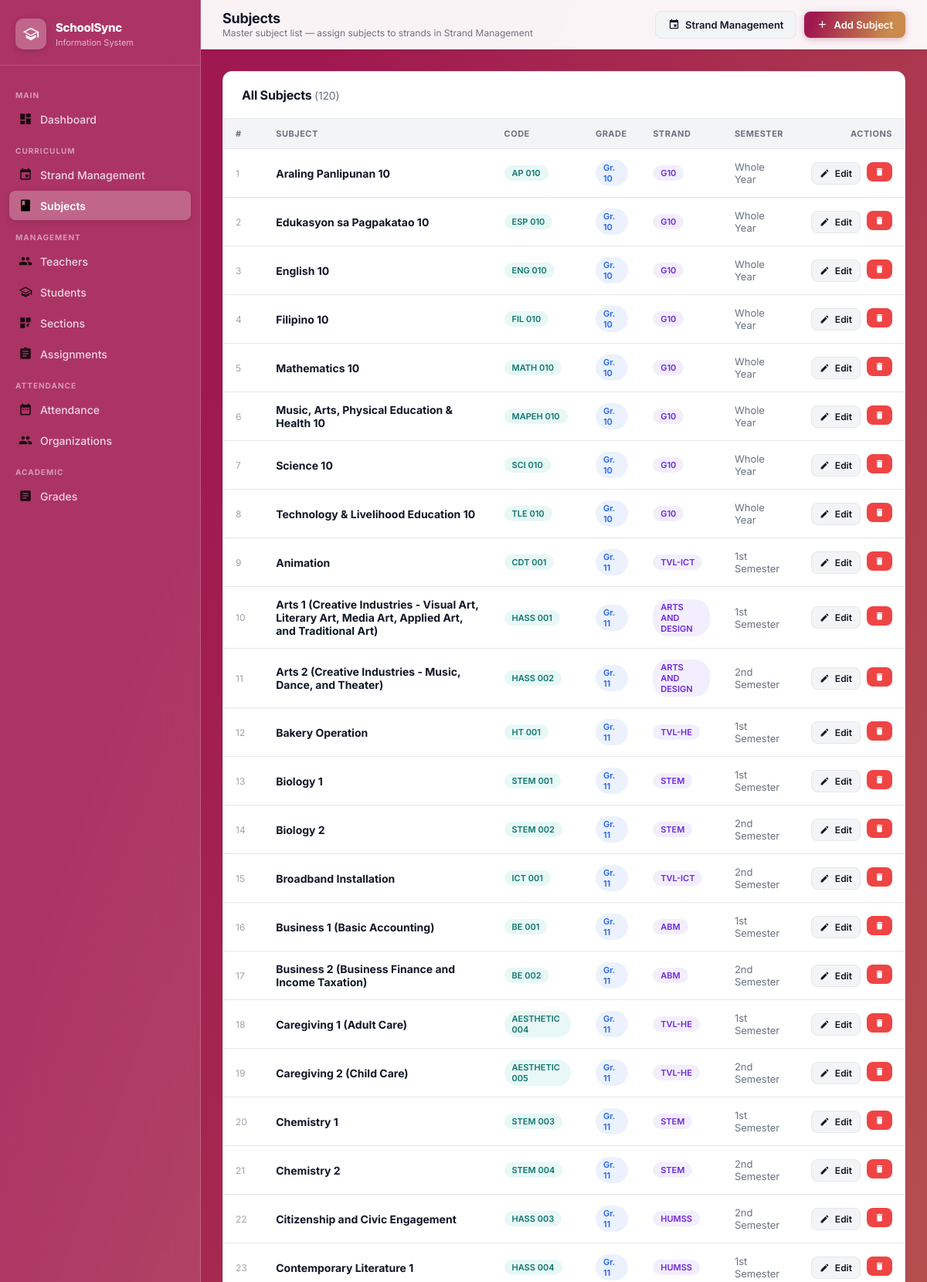
Page /subjects (signed in, upper part) on the committed database.
### tables this page shows
CREATE TABLE subjects (
        id INTEGER PRIMARY KEY AUTOINCREMENT,
        subject_code TEXT NOT NULL, subject_name TEXT NOT NULL,
        grade_level TEXT NOT NULL, strand TEXT, semester TEXT);

### app.py (the view)
@app.route('/subjects')
@login_required
def subjects():
    conn = get_db()
    slist = conn.execute("SELECT * FROM subjects ORDER BY grade_level,subject_name").fetchall()
    conn.close()
    return render_template('subjects.html', subjects=slist)

### app.py (called while the page is built)
def get_db():
    conn = sqlite3.connect(DATABASE)
    conn.row_factory = sqlite3.Row
    conn.execute("PRAGMA foreign_keys = ON")
    return conn

def login_required(f):
    @wraps(f)
    def decorated(*args, **kwargs):
        if 'admin_id' not in session:
            return redirect(url_for('login'))
        return f(*args, **kwargs)
    return decorated

### templates/subjects.html (shortened to what this page needs)
{% extends "layout.html" %}
{% block page_title %}Subjects{% endblock %}
{% block page_subtitle %}Master subject list — assign subjects to strands in Strand Management{% endblock %}
{% block header_actions %}
  <a href="{{ url_for('strands') }}" class="btn btn-secondary">
    <svg viewBox="0 0 24 24" fill="currentColor"><path d="M17 12h-5v5h5v-5zM16 1v2H8V1H6v2H5c-1.11 0-1.99.9-1.99 2L3 19c0 1.1.89 2 2 2h14c1.1 0 2-.9 2-2V5c0-1.1-.9-2-2-2h-1V1h-2zm3 18H5V8h14v11z"/></svg>
    Strand Management
  </a>
  <button class="btn btn-primary" onclick="openModal('addSubjectModal')">
    <svg viewBox="0 0 24 24" fill="currentColor"><path d="M19 13h-6v6h-2v-6H5v-2h6V5h2v6h6v2z"/></svg>
    Add Subject
  </button>
{% endblock %}
{% block content %}
<div class="content-card">
  <div class="card-header">
    <h2>All Subjects <span style="font-weight:400;color:#6b7280;font-size:14px;">({{ subjects|length }})</span></h2>
  </div>
  {% if subjects %}
  <div class="data-table-wrap">
    <table class="data-table">
      <thead>
        <tr>
          <th>#</th>
          <th>Subject</th>
          <th>Code</th>
          <th>Grade</th>
          <th>Strand</th>
          <th>Semester</th>
          <th style="text-align:right;">Actions</th>
        </tr>
      </thead>
      <tbody>
        {% for s in subjects %}
        <tr>
          <td style="color:#9ca3af;font-size:12px;">{{ loop.index }}</td>
          <td><strong>{{ s.subject_name }}</strong></td>
          <td><span class="badge badge-section">{{ s.subject_code }}</span></td>
          <td><span class="badge badge-grade">Gr. {{ s.grade_level }}</span></td>
          <td>
            {% if s.strand %}
              <span class="badge badge-strand">{{ s.strand }}</span>
            {% else %}
              <span style="color:var(--text-muted);">—</span>
            {% endif %}
          </td>
          <td style="color:var(--text-secondary);font-size:13px;">{{ s.semester or '—' }}</td>
          <td style="text-align:right;">
            <div style="display:flex;gap:8px;justify-content:flex-end;">
              <button class="btn btn-secondary btn-sm" onclick="editSubject({{ s.id }})">
                <svg viewBox="0 0 24 24" fill="currentColor"><path d="M3 17.25V21h3.75L17.81 9.94l-3.75-3.75L3 17.25zM20.71 7.04c.39-.39.39-1.02 0-1.41l-2.34-2.34c-.39-.39-1.02-.39-1.41 0l-1.83 1.83 3.75 3.75 1.83-1.83z"/></svg>
                Edit
              </button>
              <form id="del-sub-{{ s.id }}" method="POST" action="{{ url_for('delete_subject', sid=s.id) }}" style="display:inline;">
                <button type="button" class="btn btn-danger btn-sm" onclick="confirmDelete('del-sub-{{ s.id }}')">
                  <svg viewBox="0 0 24 24" fill="currentColor"><path d="M6 19c0 1.1.9 2 2 2h8c1.1 0 2-.9 2-2V7H6v12zM19 4h-3.5l-1-1h-5l-1 1H5v2h14V4z"/></svg>
                </button>
              </form>
            </div>
          </td>
        </tr>
        {% endfor %}
      </tbody>
    </table>
  </div>
  {% else %}
  <div class="empty-state">
    <svg viewBox="0 0 24 24" fill="currentColor"><path d="M18 2H6c-1.1 0-2 .9-2 2v16c0 1.1.9 2 2 2h12c1.1 0 2-.9 2-2V4c0-1.1-.9-2-2-2zM6 4h5v8l-2.5-1.5L6 12V4z"/></svg>
    <h3>No subjects yet</h3>
    <p>Click "Add Subject" to build your master subject list</p>
  </div>
  {% endif %}
</div>
{% endblock %}

### static/css/style.css (style rules this page uses)
:root { --brand-gradient: linear-gradient(109deg, rgba(160,24,80,1) 11.2%, rgba(201,138,75,1) 81.7%); --blue-course: linear-gradient(90deg, rgba(46,129,211,1) 0%, rgba(25,70,171,1) 100%); --teal-course: linear-gradient(90deg, rgba(76,187,149,1) 0%, rgba(38,117,105,1) 100%); --yellow-course: linear-gradient(90deg, rgba(241,218,0,1) 0%, rgba(233,164,0,1) 100%); --pink-course: linear-gradient(90deg, rgba(208,53,141,1) 0%, rgba(131,10,78,1) 100%); --dark-teal-course: linear-gradient(90deg, rgba(107,53,202,1) 0%, rgba(72,23,155,1) 100%); --medium-blue-course: linear-gradient(90deg, rgba(56,61,201,1) 0%, rgba(19,21,128,1) 100%); --mint-green-course: linear-gradient(90deg, rgba(87,209,218,1) 0%, rgba(41,123,146,1) 100%); --green-course: linear-gradient(90deg, rgba(87,219,56,1) 0%, rgba(52,164,50,1) 100%); --orange-course: linear-gradient(90deg, rgba(235,154,48,1) 0%, rgba(218,86,15,1) 100%); --slate-blue-course: linear-gradient(90deg, rgba(50,103,153,1) 0%, rgba(18,57,96,1) 100%); --dark-green-course: linear-gradient(90deg, rgba(49,123,100,1) 0%, rgba(22,71,79,1) 100%); --orange-red-course: linear-gradient(90deg, #f26a21 0%, #c0392b 100%); --sidebar-width: 260px; --header-height: 64px; --radius-sm: 8px; --radius-md: 12px; --radius-lg: 16px; --shadow-sm: 0 1px 3px rgba(0,0,0,.08), 0 1px 2px rgba(0,0,0,.04); --shadow-md: 0 4px 12px rgba(0,0,0,.10), 0 2px 4px rgba(0,0,0,.06); --shadow-lg: 0 10px 30px rgba(0,0,0,.14), 0 4px 8px rgba(0,0,0,.08); --text-primary: #111827; --text-secondary: #6b7280; --text-muted: #9ca3af; --border: #e5e7eb; --bg-page: #f3f4f6; --bg-white: #ffffff; --danger: #ef4444; --success: #22c55e; }
*,*::before,*::after { box-sizing:border-box;margin:0;padding:0 }
html { scroll-behavior:smooth }
body { font-family:'Inter',sans-serif;font-size:14px;color:var(--text-primary);background:var(--brand-gradient);min-height:100vh;-webkit-font-smoothing:antialiased }
a { text-decoration:none;color:inherit }
.content-card { background:var(--bg-white);border-radius:var(--radius-md);box-shadow:var(--shadow-sm);border:1px solid var(--border);overflow:hidden }
.card-header { padding:20px 24px;border-bottom:1px solid var(--border);display:flex;align-items:center;justify-content:space-between;flex-wrap:wrap;gap:12px }
.card-header h2 { font-size:16px;font-weight:700;color:var(--text-primary);letter-spacing:-.2px }
.btn { display:inline-flex;align-items:center;gap:7px;padding:9px 16px;border-radius:var(--radius-sm);font-family:'Inter',sans-serif;font-size:13px;font-weight:600;cursor:pointer;border:none;transition:opacity .2s,transform .15s,box-shadow .2s;white-space:nowrap }
.btn svg { width:15px;height:15px }
.btn-primary { background:var(--brand-gradient);color:white;box-shadow:0 2px 8px rgba(160,24,80,.3) }
.btn-secondary { background:var(--bg-page);color:var(--text-primary);border:1px solid var(--border) }
.btn-danger { background:var(--danger);color:white }
.btn-sm { padding:6px 10px;font-size:12px }
.btn-sm svg { width:13px;height:13px }
.data-table-wrap { overflow-x:auto }
.data-table { width:100%;border-collapse:collapse }
.data-table th { padding:12px 16px;text-align:left;font-size:11px;font-weight:700;color:var(--text-secondary);text-transform:uppercase;letter-spacing:.5px;background:var(--bg-page);border-bottom:1px solid var(--border);white-space:nowrap }
.data-table td { padding:14px 16px;font-size:14px;border-bottom:1px solid var(--border);color:var(--text-primary);vertical-align:middle }
.badge { display:inline-flex;align-items:center;padding:3px 10px;border-radius:20px;font-size:11px;font-weight:600 }
.badge-grade { background:rgba(59,130,246,.1);color:#2563eb }
.badge-section { background:rgba(20,184,166,.1);color:#0f766e }
.badge-strand { background:rgba(139,92,246,.1);color:#6d28d9 }

### rows in the picture
subjects: subject_name "Araling Panlipunan 10", subject_code "AP 010", grade_level "10", strand "G10", semester "Whole Year"
subjects: subject_name "Edukasyon sa Pagpakatao 10", subject_code "ESP 010", grade_level "10", strand "G10", semester "Whole Year"
subjects: subject_name "English 10", subject_code "ENG 010", grade_level "10", strand "G10", semester "Whole Year"
subjects: subject_name "Filipino 10", subject_code "FIL 010", grade_level "10", strand "G10", semester "Whole Year"
subjects: subject_name "Mathematics 10", subject_code "MATH 010", grade_level "10", strand "G10", semester "Whole Year"
subjects: subject_name "Music, Arts, Physical Education & Health 10", subject_code "MAPEH 010", grade_level "10", strand "G10", semester "Whole Year"
subjects: subject_name "Science 10", subject_code "SCI 010", grade_level "10", strand "G10", semester "Whole Year"
subjects: subject_name "Technology & Livelihood Education 10", subject_code "TLE 010", grade_level "10", strand "G10", semester "Whole Year"
subjects: subject_name "Animation", subject_code "CDT 001", grade_level "11", strand "TVL-ICT", semester "1st Semester"
subjects: subject_name "Arts 1 (Creative Industries - Visual Art, Literary Art, Media Art, Applied Art, and Traditional Art)", subject_code "HASS 001", grade_level "11", strand "ARTS AND DESIGN", semester "1st Semester"
subjects: subject_name "Arts 2 (Creative Industries - Music, Dance, and Theater)", subject_code "HASS 002", grade_level "11", strand "ARTS AND DESIGN", semester "2nd Semester"
subjects: subject_name "Bakery Operation", subject_code "HT 001", grade_level "11", strand "TVL-HE", semester "1st Semester"
subjects: subject_name "Biology 1", subject_code "STEM 001", grade_level "11", strand "STEM", semester "1st Semester"
subjects: subject_name "Biology 2", subject_code "STEM 002", grade_level "11", strand "STEM", semester "2nd Semester"
subjects: subject_name "Broadband Installation", subject_code "ICT 001", grade_level "11", strand "TVL-ICT", semester "2nd Semester"
subjects: subject_name "Business 1 (Basic Accounting)", subject_code "BE 001", grade_level "11", strand "ABM", semester "1st Semester"
subjects: subject_name "Business 2 (Business Finance and Income Taxation)", subject_code "BE 002", grade_level "11", strand "ABM", semester "2nd Semester"
subjects: subject_name "Caregiving 1 (Adult Care)", subject_code "AESTHETIC 004", grade_level "11", strand "TVL-HE", semester "1st Semester"
subjects: subject_name "Caregiving 2 (Child Care)", subject_code "AESTHETIC 005", grade_level "11", strand "TVL-HE", semester "2nd Semester"
subjects: subject_name "Chemistry 1", subject_code "STEM 003", grade_level "11", strand "STEM", semester "1st Semester"
subjects: subject_name "Chemistry 2", subject_code "STEM 004", grade_level "11", strand "STEM", semester "2nd Semester"
subjects: subject_name "Citizenship and Civic Engagement", subject_code "HASS 003", grade_level "11", strand "HUMSS", semester "2nd Semester"
subjects: subject_name "Contemporary Literature 1", subject_code "HASS 004", grade_level "11", strand "HUMSS", semester "1st Semester"

### other values in the picture
{{ subjects|length }} "120"
